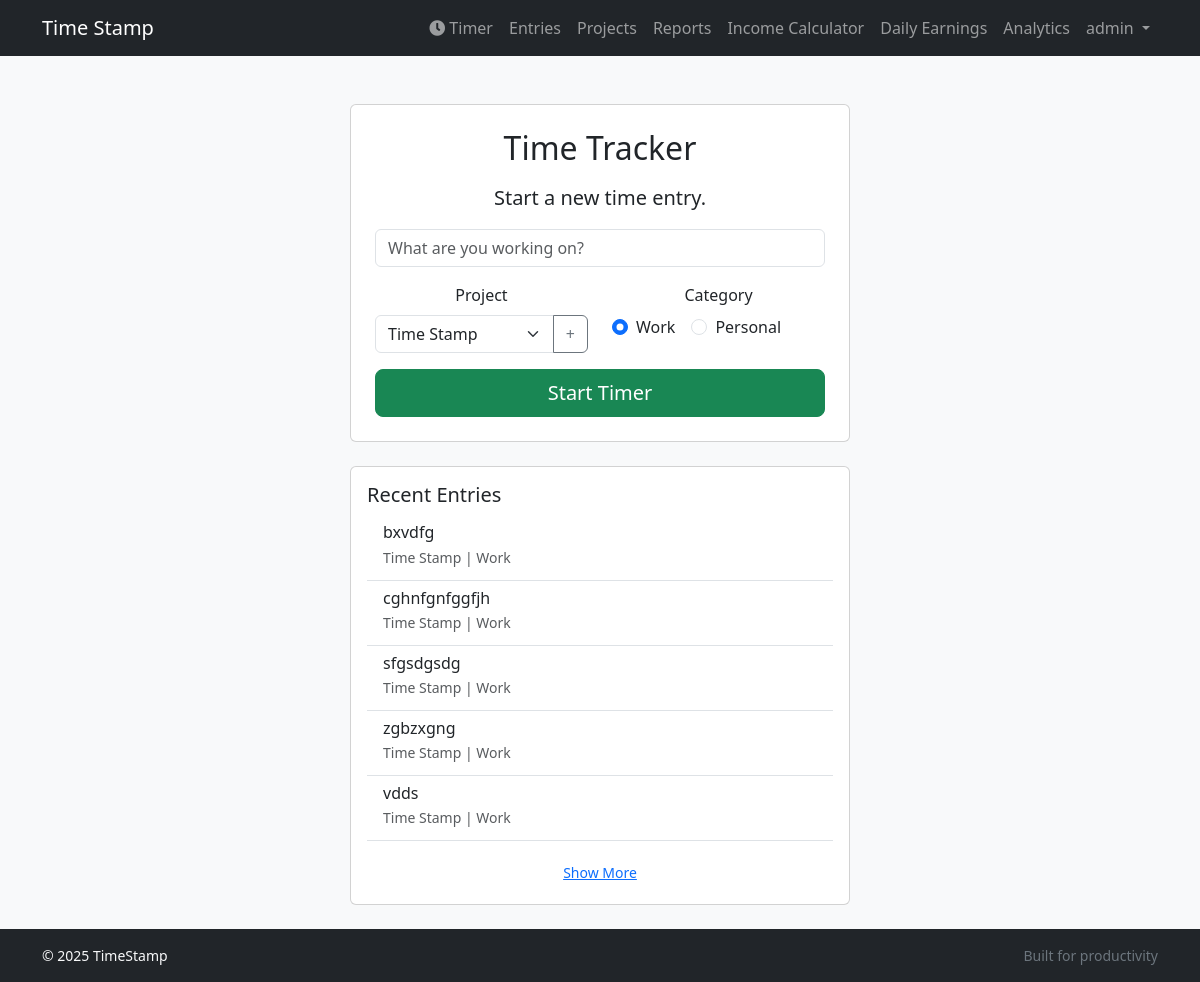
The app's page / (signed in), older data.
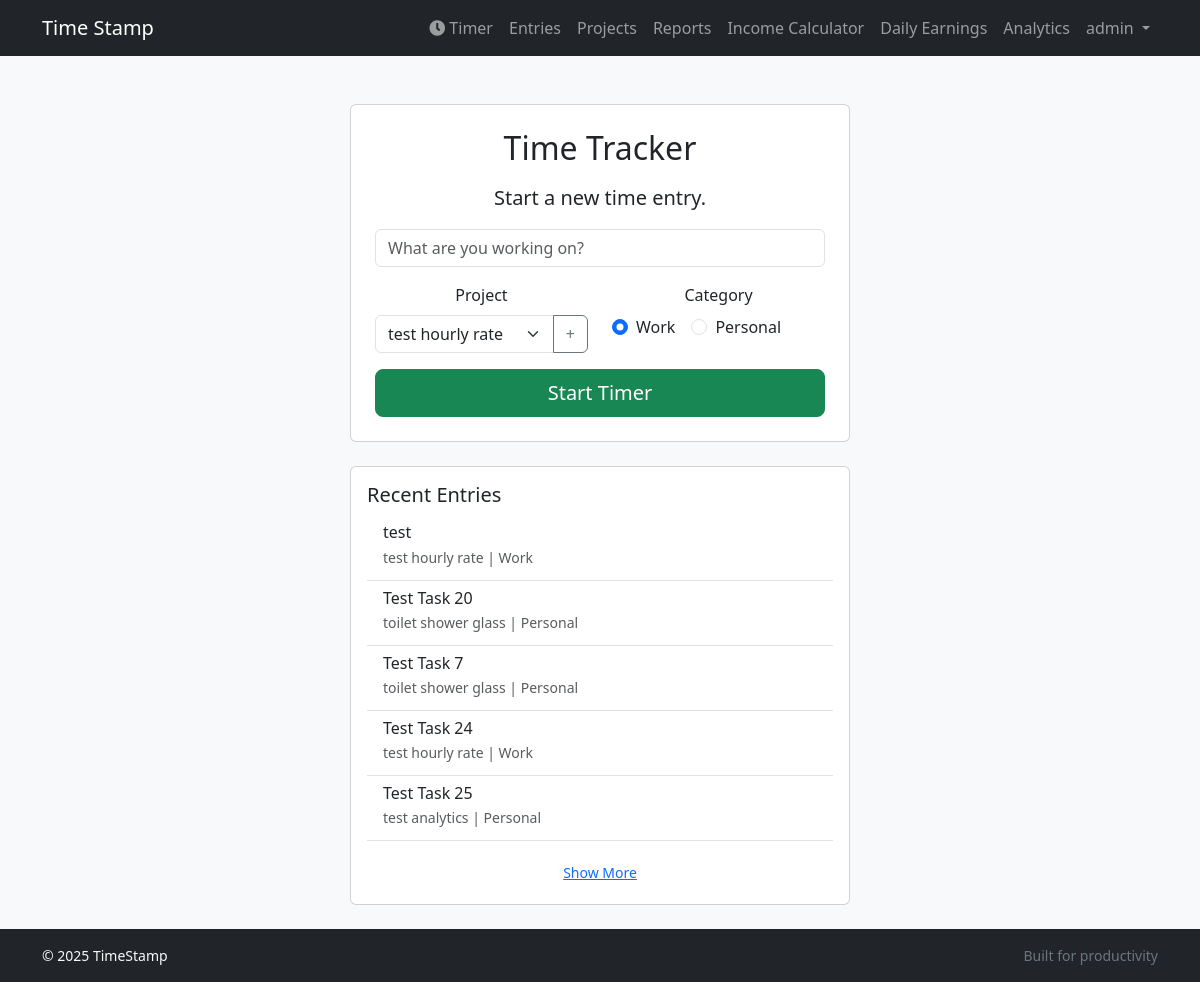
The same page, newer data.
### tracker/models.py (models this page shows, shortened)
class TimeEntry(models.Model):
    user = models.ForeignKey(settings.AUTH_USER_MODEL, on_delete=models.CASCADE)
    project = models.ForeignKey(Project, on_delete=models.CASCADE, null=True, blank=True, related_name='time_entries')
    title = models.CharField(max_length=200)
    description = models.TextField(blank=True)
    notes = models.TextField(blank=True)
    start_time = models.DateTimeField()
    end_time = models.DateTimeField(null=True, blank=True)
    is_archived = models.BooleanField(default=False)
    category = models.CharField(max_length=10, choices=CATEGORY_CHOICES, default='work')
    is_paused = models.BooleanField(default=False)
    last_pause_time = models.DateTimeField(null=True, blank=True)
    paused_duration = models.DurationField(default=timedelta(0))
    class Meta:
        ordering = ['-start_time']

class Project(models.Model):
    user = models.ForeignKey(settings.AUTH_USER_MODEL, on_delete=models.CASCADE)
    name = models.CharField(max_length=200)
    description = models.TextField(blank=True)
    category = models.CharField(max_length=10, choices=CATEGORY_CHOICES, default='work')
    is_archived = models.BooleanField(default=False)
    hourly_rate = models.DecimalField(max_digits=8, decimal_places=2, default=0.00)

### tracker/views.py (the view)
# urls.py: path('', views.HomePageView.as_view(), name='home'),
class HomePageView(View):
    def get(self, request, *args, **kwargs):
        if request.user.is_authenticated:
            active_entry = TimeEntry.objects.filter(user=request.user, end_time__isnull=True).first()
            projects = Project.objects.filter(user=request.user)
            recent_entries = TimeEntry.objects.filter(
                user=request.user,
                end_time__isnull=False
            ).order_by('-start_time')[:10]
            latest_work_entry = TimeEntry.objects.filter(user=request.user, category='work', project__isnull=False).order_by('-start_time').first()
            latest_personal_entry = TimeEntry.objects.filter(user=request.user, category='personal', project__isnull=False).order_by('-start_time').first()
            context = {
                'active_entry': active_entry,
                'projects': projects,
                'recent_entries': recent_entries,
                'latest_work_project_id': latest_work_entry.project.id if latest_work_entry else None,
                'latest_personal_project_id': latest_personal_entry.project.id if latest_personal_entry else None,
                'new_project_id': request.GET.get('new_project_id'),
                'new_category': request.GET.get('new_category'),
            }
            return render(request, 'home.html', context)
        else:
            return render(request, 'tracker/landing.html')

### templates/home.html (shortened to what the changed rows need)
{% extends "base.html" %}
{% block content %}
{% if user.is_authenticated %}
    <div class="text-center">
        <div class="card mx-auto" style="max-width: 500px;">
            <div class="card-body p-4">
                <h2 class="card-title mb-3">Time Tracker</h2>
                {% if active_entry %}
                    <p class="lead">Timer is running for: <strong>{{ active_entry.title }}</strong></p>
                    <p class="text-muted">Project: {{ active_entry.project.name|default:"None" }} | Category: {{ active_entry.get_category_display }}</p>
                    <h1 id="timer" class="display-4 my-3"
                        data-starttime="{{ active_entry.start_time.isoformat }}"
                        data-is-paused="{{ active_entry.is_paused|yesno:'true,false' }}"
                        data-paused-duration="{{ active_entry.paused_duration.total_seconds }}"
                        data-last-pause-time="{{ active_entry.last_pause_time.isoformat|default:'' }}">00:00:00</h1>
                    <div class="d-grid gap-2 d-sm-flex justify-content-sm-center">
                        {% if active_entry.is_paused %}
                            <form action="{% url 'tracker:resume_timer' %}" method="post" class="flex-fill">
                                {% csrf_token %}
                                <button type="submit" class="btn btn-success btn-lg w-100">Resume</button>
                            </form>
                        {% else %}
                            <form action="{% url 'tracker:pause_timer' %}" method="post" class="flex-fill">
                                {% csrf_token %}
                                <button type="submit" class="btn btn-warning btn-lg w-100">Pause</button>
                            </form>
                        {% endif %}
                        <form action="{% url 'tracker:stop_timer' %}" method="post" class="flex-fill">
                            {% csrf_token %}
                            <button type="submit" class="btn btn-danger btn-lg w-100">Stop Timer</button>
                        </form>
                    </div>
                {% else %}
                    <p class="lead">Start a new time entry.</p>
                    <form action="{% url 'tracker:start_timer' %}" method="post">
                        <div class="mb-3">
                            <input type="text" name="title" class="form-control" placeholder="What are you working on?" required>
                        </div>
                        <div class="row">
                            <div class="col-md-6 mb-3">
                                <label for="project" class="form-label">Project</label>
                                <div class="input-group">
                                    <select name="project" id="project" class="form-select"
                                            data-latest-work-project="{{ latest_work_project_id|default:'' }}"
                                            data-latest-personal-project="{{ latest_personal_project_id|default:'' }}"
                                            data-new-project-id="{{ new_project_id|default:'' }}">
                                        {% for project in projects %}
                                        <option value="{{ project.pk }}" data-category="{{ project.category }}">{{ project.name }}</option>
                                        {% endfor %}
                                    </select>
                                    <a href="{% url 'tracker:project_create' %}?next={{ request.path }}" class="btn btn-outline-secondary" role="button">+</a>
                                </div>
                            </div>
                            <div class="col-md-6 mb-3">
                                <label class="form-label">Category</label>
                                <div class="d-flex">
                                    <div class="form-check form-check-inline">
                                        <input class="form-check-input" type="radio" name="category" id="category_work" value="work" {% if new_category == 'work' or not new_category %}checked{% endif %}>
                                        <label class="form-check-label" for="category_work">Work</label>
                                    </div>
                                    <div class="form-check form-check-inline">
                                        <input class="form-check-input" type="radio" name="category" id="category_personal" value="personal" {% if new_category == 'personal' %}checked{% endif %}>
                                        <label class="form-check-label" for="category_personal">Personal</label>
                                    </div>
                                </div>
                            </div>
                        </div>
                        <button type="submit" class="btn btn-success btn-lg w-100">Start Timer</button>
                    </form>
                {% endif %}
            </div>
        </div>
    </div>
    {% if recent_entries %}
    <div class="card mx-auto mt-4" style="max-width: 500px;">
        <div class="card-body">
            <ul class="list-group list-group-flush" id="recent-entries-list">
                {% for entry in recent_entries %}
                <li class="list-group-item recent-entry" {% if forloop.counter > 5 %}style="display: none;"{% endif %}>
                    <div class="d-flex w-100 justify-content-between">
                        <h6 class="mb-1">{{ entry.title }}</h6>
                    </div>
                    <p class="mb-1 text-muted small">
                        {{ entry.project.name|default:"No Project" }} | {{ entry.get_category_display }}
                    </p>
                </li>
                {% endfor %}
            </ul>
        </div>
    </div>
    {% endif %}
{% endif %}
{% endblock %}

Row changes from the older to the newer data that the page shows:
no longer on this page (row unchanged): TimeEntry: title "bxvdfg", project.name "Time Stamp", category "Work"
no longer on this page (row unchanged): TimeEntry: title "cghnfgnfggfjh", project.name "Time Stamp", category "Work"
no longer on this page (row unchanged): TimeEntry: title "sfgsdgsdg", project.name "Time Stamp", category "Work"
no longer on this page (row unchanged): TimeEntry: title "zgbzxgng", project.name "Time Stamp", category "Work"
no longer on this page (row unchanged): TimeEntry: title "vdds", project.name "Time Stamp", category "Work"
added TimeEntry: title "test", project.name "test hourly rate", category "Work"
added TimeEntry: title "Test Task 20", project.name "toilet shower glass", category "Personal"
added TimeEntry: title "Test Task 7", project.name "toilet shower glass", category "Personal"
added TimeEntry: title "Test Task 24", project.name "test hourly rate", category "Work"
added TimeEntry: title "Test Task 25", project.name "test analytics", category "Personal"
Text that changed along with them:
form field project: "Time Stamp" → "test hourly rate"
